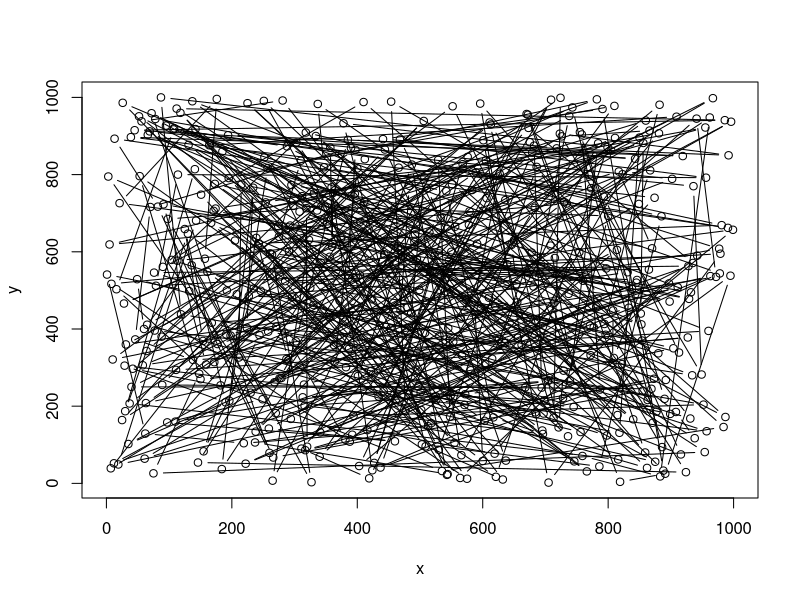
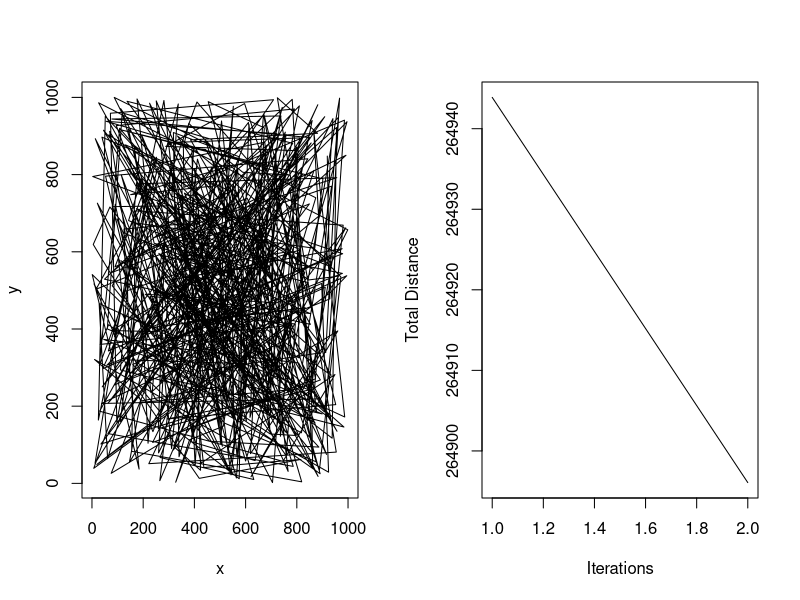
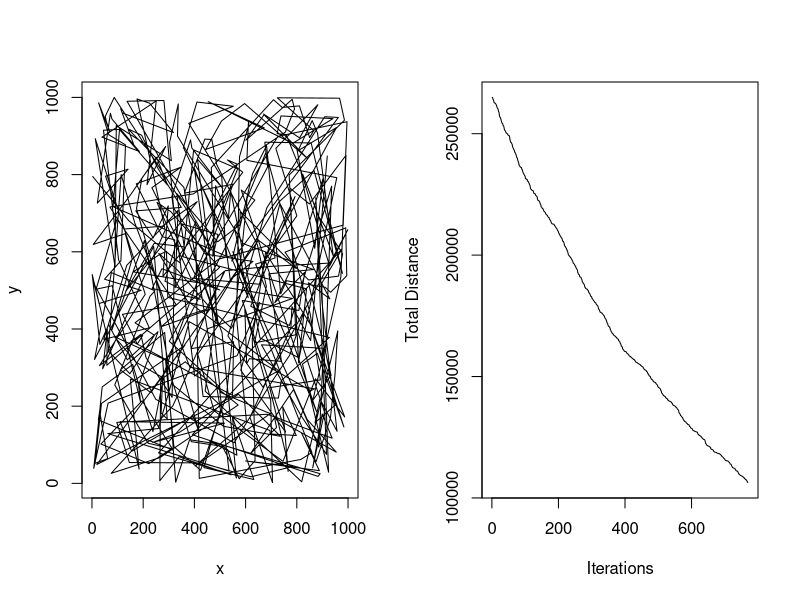
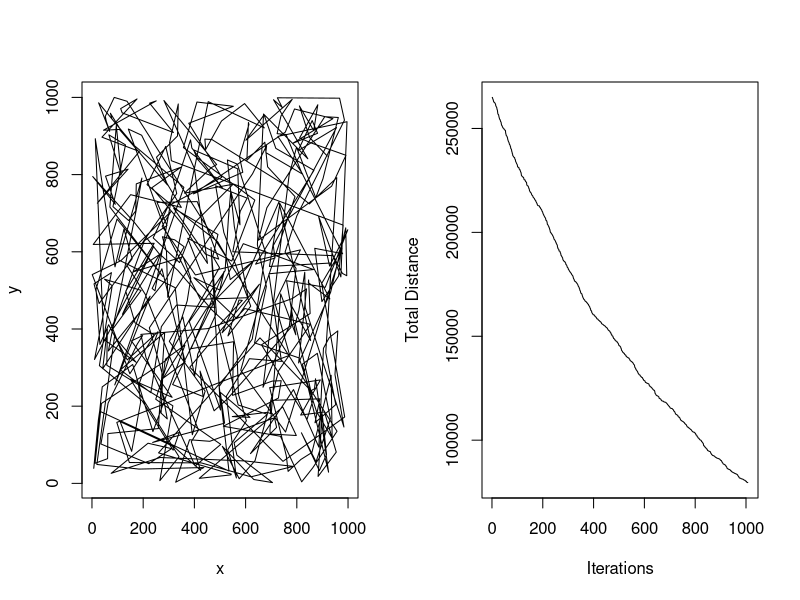
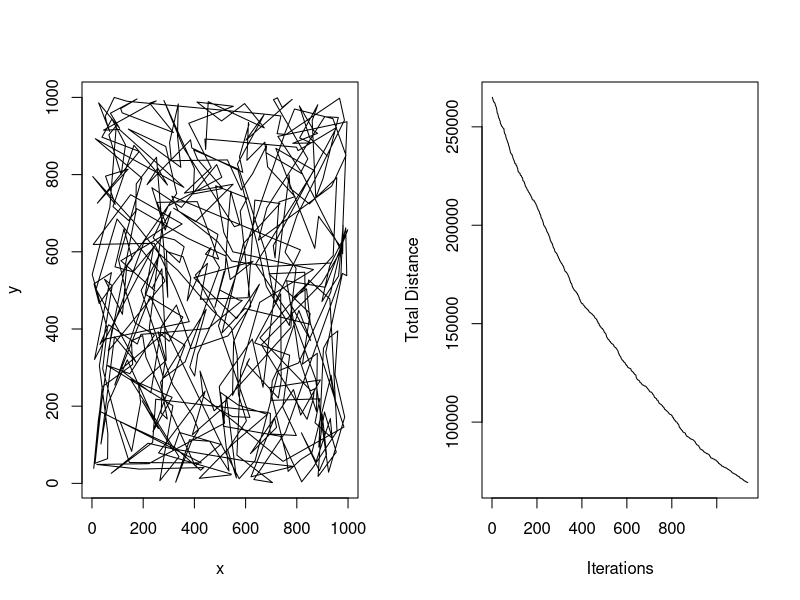
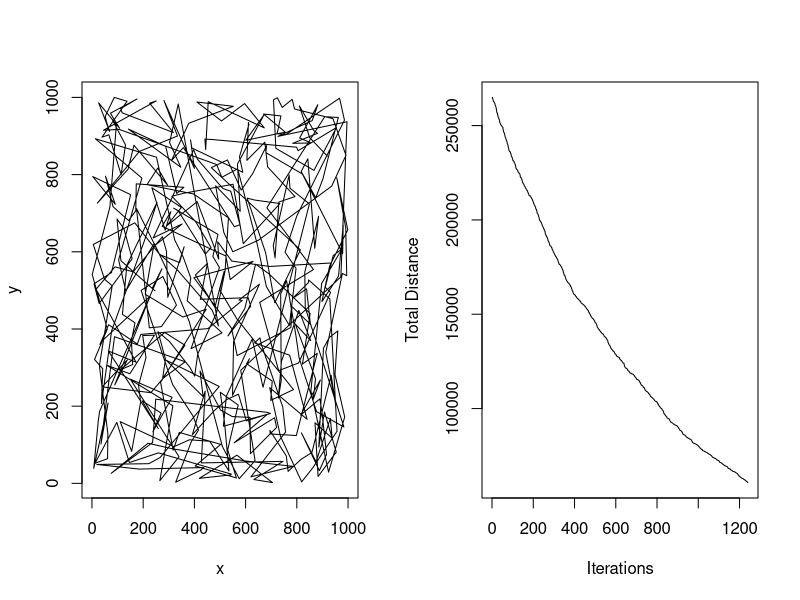
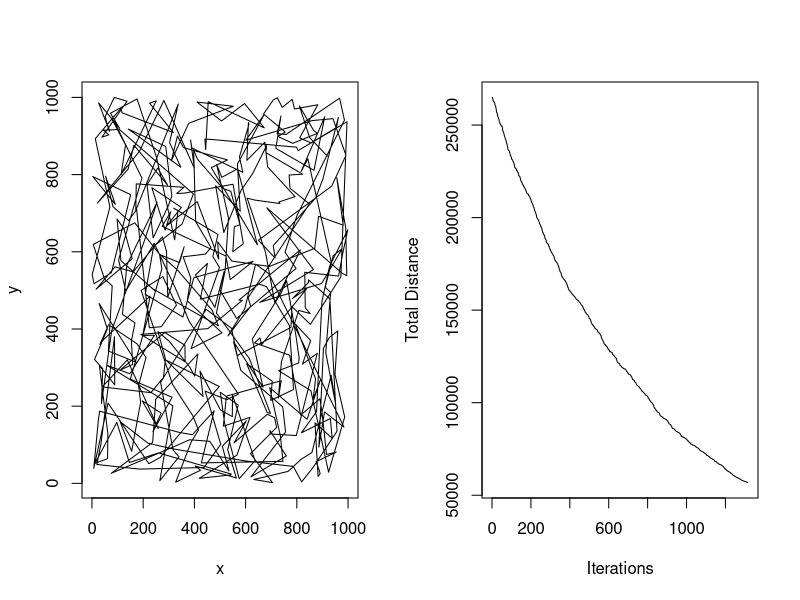
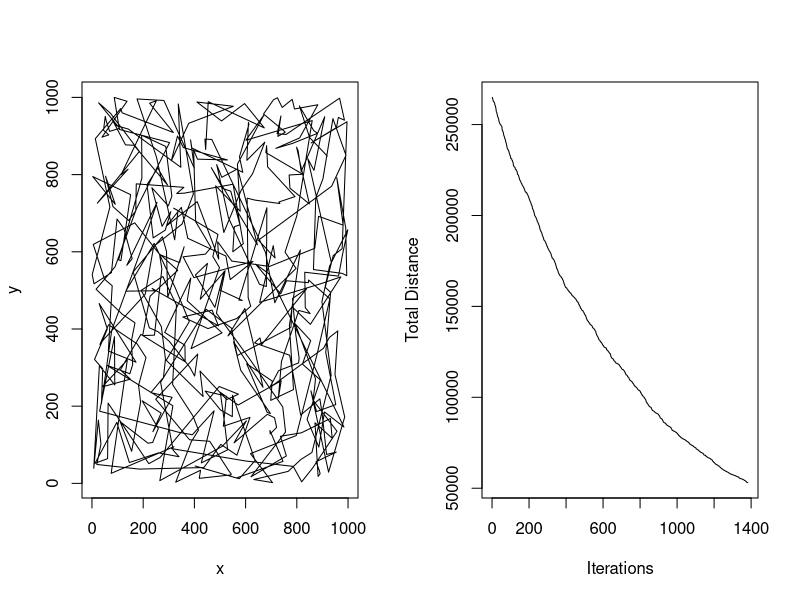

The R source for these figures, in order: (Note: this script raises an error after producing the figures.)
###########################################
# Description
################

# The Travelling Salesman Problem (TSP) is one of the most intensively studied problems in optimizations research. 

# The problem is formulated as follows:
# Given a list of cities and the pairiwse distances between each city, what is the shortest possible 
# route that connects each city exactly once

# Despite it's easy problem formulation, the TSP is NP-hard and computationally expensive. 
# It is possible that the running time for any algorithm for the TSP increases superpolynomially with the number of cities/nodes

# Here I list several methods which attempt to 'solve' the TSP
# 1) Brutue Forcing - Consider all n! possible routes and choose the one which minimizes the total travelled distance.
# 2) Nearest Neighbour - Beginning with an initial node, iteratively pick the next subsequent node as the node which is closest to the previous node 
# 3) 2 opt - Beginning with an initial route, randomly permute two nodes and accept the new route only if the total distance is minimized 
# 4) Simmulated Anealling - An extension to local descent algorithms with the ability to escape local minima. 
#                           Local minima are escaped through the use of a decaying temperature + acceptance function in which 'worse' solutions are accepted
#                           as intermediary routes with probability roughly proportional to the change in cost function between iterations and 
#                           roughly inversely proportional to the number of iterations  

# Method 1 is compuationally prohibitive for any non-small n and therefore is not considered in this syntax. 
# Method 2 by far offers the quickest solution which reasonably approximates the global solution. However is known to produce local minima.
# Method 3 is a 'greedy' local descent algorithm which iteratively improves the route and will in the long term produce a more optimal solution than method 2
# Method 4 is the slowest, however with the addition of an acceptance function (similar to the Metropolis Hastings Algorithm), has the unique ability to escape local minima.
# Typically method 2 is used to build an iniial framework/route that feeds into more advanced methods. 
# However here I have coded simulated annealing without Nearest Neighbour boosting due to the desire of producing animations that resolve a reasonable solution
# from an initialy poor route choice
 
# Note that in this syntax I have sacrificed some computation speed in order to produce live plot animations of how the route and cost function are changing over time.
# However by updating the plot only once every 0.1 seconds if an improved solution is available, I have greatly reduced the computation burden.
# After running a few microbenchmarks, the bottleneck is in computation of the total distance
#################################################

cities <- 500 
df <- data.frame(x = sample(1000, cities), y = sample(1000, cities))
plot(df, type = 'b')

# Create a reference distance matrix to efficiently calculate the total distance of new candidate routes
dist_mtx <- as.matrix(dist(df))

# Compute the total distance given the ordering of the cities in the path
distance <- function(order){
  total_distance <- 0
  for (i in 1:(length(order)-1)) {
    total_distance <- total_distance + dist_mtx[order[i], order[i+1]]
  }
  return(total_distance)
} 
# Evaluation of the distance function takes 300 microsceonds for n = 500 cities. 
# This is much too slow (even with use of a distance matrix) and likely to create a bottleneck. 
# Ie - From preliminary analysis roughly 90% of computation time during each iteration in the while() loop is spent computing total distance this way
# To avoid this expensive computation I will implement an updating formula for the total distance based on a 2-opt node permutation.

# Create an efficient 2-opt route permutation function that outputs both a permuted route and new distance (computed using an efficient updating formula)
# Note compared to other random permutations, 2-opt is incredibly powerful
swap <- function(order, dist){
  pos1 <- sample(2:(cities-2), 1)
  pos2 <- sample({1:(cities-1)}[-c(pos1-1, pos1, pos1+1)], 1)
  l <- min(pos1, pos2)
  u <- max(pos1, pos2)
  return(list(
    ord = order[c(1:l, u:(l+1), (u+1):cities)],
    dis = dist - dist_mtx[order[l], order[l+1]] - dist_mtx[order[u], order[u+1]] + dist_mtx[order[l], order[u]] + dist_mtx[order[l+1], order[u+1]]
  ))
} # Execution takes 20 microseconds and speed seems mostly independent of n.

# Proof of Dramatic Speed Increase using an Updating Formula. First I am initializing a route and computing the sum of the distances between each node
# Then I am comparing the computation speeds of the functions distance() and swap() which compute total distance. 
# Note that the swap() function has the added functionality of performing a 2-opt permutation so we would expect the swap() function to
# to be much slower. However the swap() function is 10x faster despite the burden of additional functionalities!!!
library(microbenchmark)
order <- 1:cities; current_distance = distance(order)
microbenchmark(distance(order),                # 290 microseconds
               swap(order, current_distance))  #  22 microseconds!!


# Create the Simulated Annealing acceptance function which returns the the probability of accepting a 'worse' intermediary solution 
accptFun <- function(delE, t) {
  return(1/(1+exp(delE/t)))
}

# The following function will attempt to iteratively find the best solution to the Travelling Salesman problem through the use of
# 2-opt route permutations and a simulated annealing acceptance function with acceptance probability proportional to the parameters temperature 
# (which is influenced by the variable decay) and 'newE - E' where 'E' is the total distance of the old route and 'newE' is the total 
# distance of a new candidate route. 
# To avoid bottlenecking the algorithm by plotting every route improvement, I have opted to plot the route only once every 0.1 seconds.
# If a plot has already been generated within a 0.1s window, no more plots will be displayed until the next 0.1s interval
Run_Travelling_Salesman <- function(starting_order, run_time, initial_temperature, decay){
  order <- starting_order; t <- initial_temperature
  
  E <- distance(order = order); iter <- 1; Error <- c(E); currentTime <- 0
  
  startTime <- proc.time()["elapsed"]
  plot_at_time <- seq(0.1, run_time, by = 0.1)
  display_plot <- rep(TRUE, length(plot_at_time))  
  par(mfrow = c(1,2))
  
  while(currentTime < run_time) {
    opt2 <- swap(order = order, dist = E)
    newOrder <- opt2$ord
    newE <- opt2$dis
    rand <- runif(1, min = 0, max = 1)
    acpt <- accptFun(newE - E, t)
    
    currentTime <- proc.time()["elapsed"] - startTime
    if(rand <= acpt | newE < E) {
      delE <- newE - E
      E <- newE
      order <- newOrder
      t <- t * decay
      iter <- iter + 1
      Error[iter] = E
      if(display_plot[which.min(abs(currentTime - plot_at_time))]){
        plot(df[order,], type = 'l')
        plot(1:iter, Error, xlab = "Iterations", ylab = "Total Distance", type = "l")
        cat("Iteration: ", iter, ", Time: ", currentTime, "Temperature: ", t, ", Prob Accept: ", acpt, "\n")
        cat("Total Distance: ", E, ", New Total Distance: ", newE, "\n")
        cat("Del E: ", delE, "\n")
        cat("\n\n")
        display_plot[which.min(abs(currentTime["elapsed"] - plot_at_time))] <- FALSE
      }
    }
  }  
  
}

# Run the Travelling Salesman Problem with an abysmal randomly generated starting route, and using a 2-opt search without simulated annealling.
# Simulated annealing is 'disabled' here via setting the temperature and decay parameters to 0. Therefore the search is entirely greedy. 
# ie - new routes are only accepted if they immediately improve the cost function (total distance of the route)

Run_Travelling_Salesman(sample(cities), run_time = 50, initial_temperature = 0, decay = 0)


# Run the Travelling Salesman Problem with a 2-opt search, this time boosted by a Nearest Neighbour starting route. Again, no simulated annealing
# First of all the function Nearest_Neighbour() is created which will begin with an initial node, and iteratively pick the next subsequent node 
# as the node which is closest to the previous node. The output route using the Nearest_Neighbour method is fed as input into the Travelling Salesman Problem 
# See the improvement! 

Nearest_Neighbour <- function(){
  ord <- 1
  for(i in 1:cities){
    next_node <- dist_mtx[ord[1], -ord] %>% which.min %>% names %>% as.numeric %>% as.integer
    ord <- c(next_node, ord)
  }
  ord <- c(ord, setdiff(1:cities, ord))
  return(ord)
}

Run_Travelling_Salesman(Nearest_Neighbour(), 50, 0.01, 0.01)
